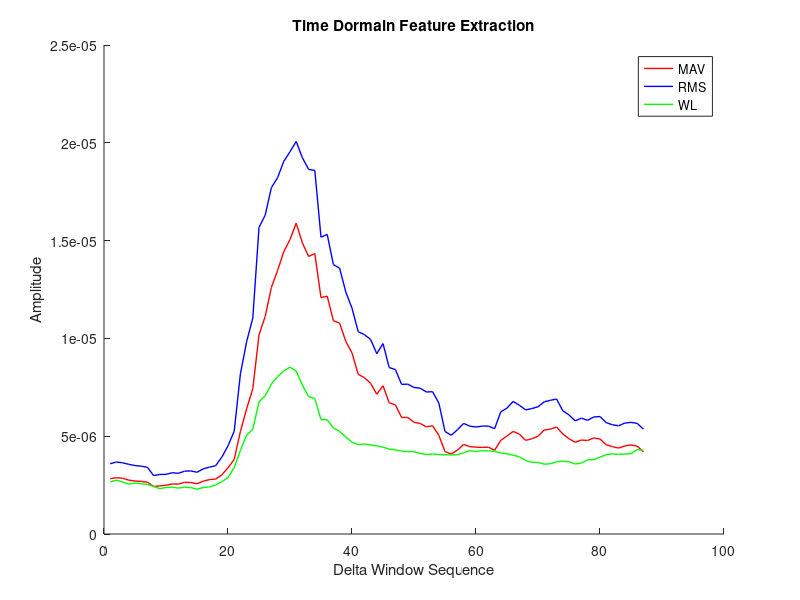
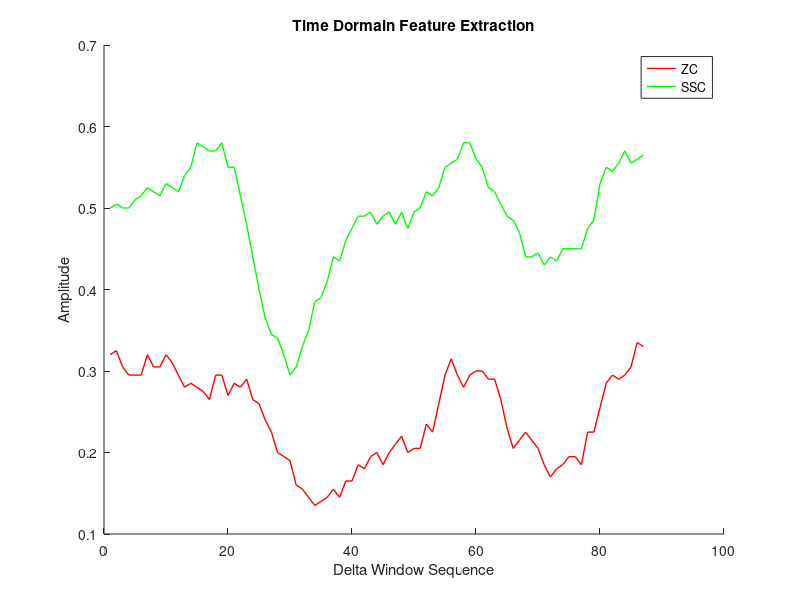
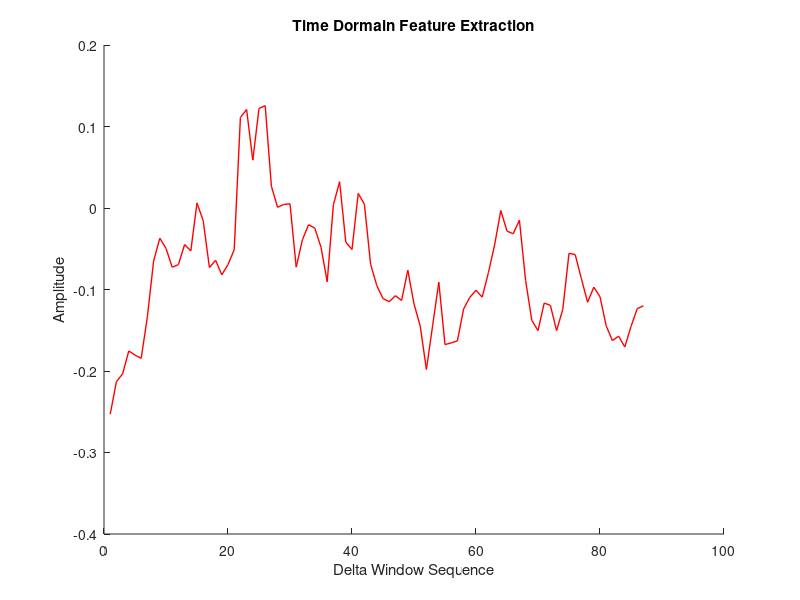

These charts were generated, in order, by the following MATLAB code:
% feature extraction in time dormain
load('sEMG_TIME.mat'); 
Fs = 1000;
EMG_DATA   = double(TimeDormain.bandStopResult(:,1));
N = size(EMG_DATA,1);

% time window length: 200 points(0.2s)
% forward motion increment: 20 points (0.02s)
for i=0:86
    ch1 = EMG_DATA(20*i+1:20*i+200,:);
    % Mean Absolute Value
    MAV(i+1) =  mean(abs(ch1));
    % RMS
    RMS(i+1) = sqrt(mean(ch1.^2)); 
    % Waveform Length 
    WL(i+1) = sum(abs(diff(ch1)))/length(ch1);
    
    % Willison Activation 
    Threshold = mean(abs(EMG_DATA));
    data_size = length(ch1);
    feature = 0;
        for j=2:data_size
            difference = ch1(j) - ch1(j-1);
            if abs(difference) > Threshold
                feature = feature + 1;
            end
        end
    WA(i+1) = feature/data_size;
    
    % Number of Crossing Zero
    DeadZone = 10e-7;
    feature_zc = 0;
    for k=2:data_size
        difference = ch1(k) - ch1(k-1);
        multy      = ch1(k) * ch1(k-1);
        if abs(difference)>DeadZone && multy<0
            feature_zc = feature_zc + 1;
        end
    end
    ZC(i+1) = feature_zc/data_size;
    
   % Sign of Slope Changes SSC
    feature = 0;
    for m=3:data_size
        difference1 = ch1(m-1) - ch1(m-2);
        difference2 = ch1(m-1) - ch1(m);
        Sign = difference1 * difference2;
        if Sign > 0
            if abs(difference1)>DeadZone || abs(difference2)>DeadZone
                feature = feature + 1;
            end
        end
    end
    SSC(i+1) = feature/data_size;
    
    % Auto Regression
    order = 6;              
    f = real(lpc(ch1,order)');    %lpc():Linear prediction filter coefficients
    ARC(i+1) = -f(order+1,:); 
end

figure(1),hold on,
P1 = plot(MAV); set(P1,'Color','red','LineWidth',1)
P2 = plot(RMS); set(P2,'Color','blue','LineWidth',1)
P3 = plot(WL); set(P3,'Color','green','LineWidth',1)
title('Time Dormain Feature Extraction')
xlabel('Delta Window Sequence')
ylabel('Amplitude')
legend('MAV','RMS','WL');

figure(2),hold on,
P1 = plot(ZC); set(P1,'Color','red','LineWidth',1)
P3 = plot(SSC); set(P3,'Color','green','LineWidth',1)
title('Time Dormain Feature Extraction')
xlabel('Delta Window Sequence')
ylabel('Amplitude')
legend('ZC','SSC');

figure(3),hold on,
P1 = plot(ARC); set(P1,'Color','red','LineWidth',1)
%P2 = plot(WA); set(P2,'Color','blue','LineWidth',1)
title('Time Dormain Feature Extraction')
xlabel('Delta Window Sequence')
ylabel('Amplitude')
%legend('ARC','WA');

